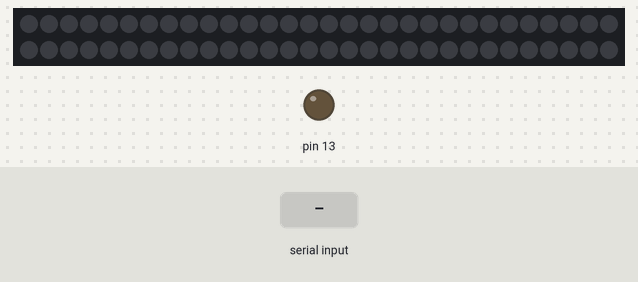
The sketch below on a simulated Arduino Uno, built with avr-gcc and run on an emulated ATmega328P. Parts: 60 RGB LEDs in strip order, left to right, continuing on the next row, output pins drawn as LEDs (lit = HIGH). Inputs (shaded band) come from the test bench. Dim RGB values are drawn brighter than linear; colours are those a GRB WS2812 strip shows for the declared byte order; random numbers use the default seed unless the sketch sets one; what the sketch prints to the serial monitor is not drawn.

Above: at 1.2 s.
1.3 s: "white" received over the second serial link
At 2.4 s:
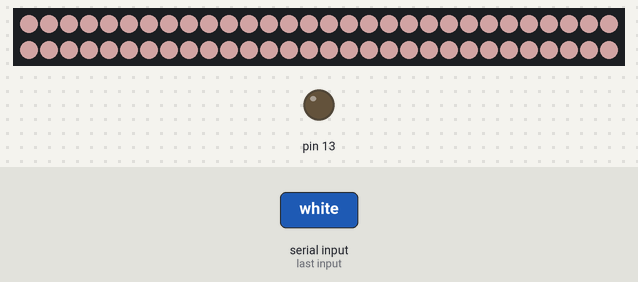
2.8 s: "warm white" received over the second serial link
At 3.2 s:
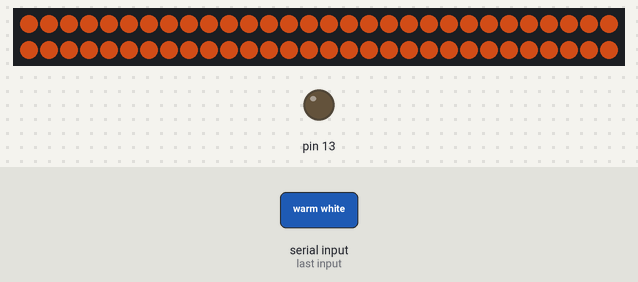
4.4 s: "sunrise" received over the second serial link
5.9 s: "max" received over the second serial link
At 6.7 s:
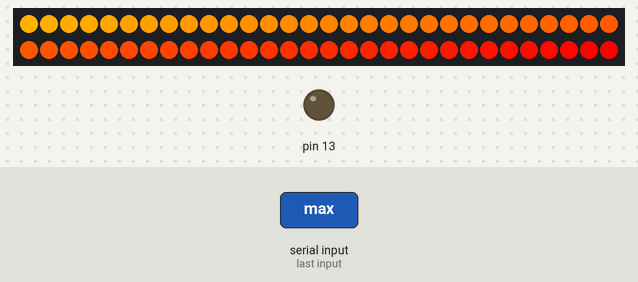
7.4 s: "down" received over the second serial link
Timing chart, 0 to 9.9 s (numbered marks = the images above; inputs shaded):
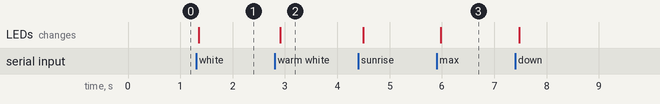

The sketch:

LedStripBluetooth.ino
```cpp
// import the necessary libraries
#include "FastLED.h"
#include <SoftwareSerial.h>

//define some variables
#define LEDPIN       6
#define LED_TYPE     WS2812B
#define NUM_LEDS     60
byte brightness = 120;
CRGB leds[NUM_LEDS];
SoftwareSerial mySerial(10, 11); // RX, TX
bool disco = 0;
bool change = 0;
unsigned int addedDelay = 50;
unsigned int rgbColour[3]; // On crée un tableau de 3 cases contenant les valeurs pour R, G et B

//<————————————————————————————SETUP————————————————————————————>
void setup()
{
  Serial.begin(9600);
  // On éteint la pin 13 (qui active la led "L" présente sur la UNO)
  pinMode(13, OUTPUT);
  digitalWrite(13, LOW);
  //start the receiver

  mySerial.begin(9600);

  //set up LED strip information
  FastLED.addLeds<LED_TYPE, LEDPIN>(leds, NUM_LEDS).setCorrection( TypicalSMD5050 );
  FastLED.setBrightness(brightness);

  // On commence en remplissant le rouge
  rgbColour[0] = 255;
  rgbColour[1] = 0;
  rgbColour[2] = 0;

}

//<—————————————————————————LOOP———————————————————————————————>
void loop() {
  String input;
  char(c);
  delay(addedDelay);

  if (disco == 1) {
    CRGB temp = leds[0];
    for(int i = 0; i < NUM_LEDS; i++) {
      if (i == NUM_LEDS-1) leds[i] = temp;
      else                 leds[i] = leds[i+1];
    }
    FastLED.show();
  }

  else if (change == 1) {
    for (int couleurDescendante = 0; couleurDescendante < 3; couleurDescendante += 1) {
      int couleurMontante = couleurDescendante == 2 ? 0 : couleurDescendante + 1; // Si couleurDescendante vaut 2 : couleurMontante devient 0, sinon il devient couleurDescendante + 1

      // On fait un échange entre descendante et montante
      for(int i = 0; i < 255; i += 1) {
        rgbColour[couleurDescendante] -= 1;
        rgbColour[couleurMontante] += 1;
        toutColorer(rgbColour[0], rgbColour[1], rgbColour[2]);
        delay(addedDelay);
        if (mySerial.available()) change=0;
      }
    }
  }

  while(mySerial.available())  {
    c = (char)mySerial.read();
    Serial.print(c);
    input += c;
    delay(10);
  }

  //FastLED.delay(10);
  input.trim(); // Permet de retirer les caracteres speciaux de la string de caractères
  //Serial.print(input);
  if (input == "white") {
    toutColorer(255, 200, 200);
    disco = 0;
    change = 0;
  }

  else if (input == "max") {
    brightness = 255;
    FastLED.setBrightness(brightness);
    FastLED.show();
  }

  else if (input == "warm white") {
    toutColorer(255, 95, 28);
    disco = 0;
    change = 0;
  }

  else if (input == "up") {
    if(brightness <= 245)   brightness += 10;
    else                    brightness = 255;
    FastLED.setBrightness(brightness);
    FastLED.show();
  }

  else if (input == "down") {
    if(brightness > 10)    brightness -= 10;
    else                    brightness = 5;
    FastLED.setBrightness(brightness);
    FastLED.show();
  }

  else if (input == "delay+") {
    addedDelay+=10;
  }

  else if (input == "delay-") {
    if (addedDelay >= 20) addedDelay-=10;
  }

  else if (input == "sunrise") {
    degrade(255, 0, 0, 255, 200, 0);
    disco = 0;
    change = 0;
  }

  else if (input == "toxic") {
    degrade(255, 80, 0, 0, 200, 20);
    disco = 0;
    change = 0;
  }

  else if (input == "night") {
    degrade(255, 0, 200, 0, 0, 150);
    disco = 0;
    change = 0;
  }

  else if (input == "star") {
    ajouterEtoile();
  }

  else if (input == "rainbow") {
    initialize_rainbow();
    disco = 0;
    change = 0;
  }

  else if (input == "off") {
    toutColorer(0,0,0);
    disco = 0;
    change = 0;
  }

  // 1 = rouge
  else if (input == "red") {
    toutColorer(255,0,0);
    disco = 0;
    change = 0;
  }

  // 2 = vert
  else if (input == "green") {
    toutColorer(0,255,0);
    disco = 0;
    change = 0;
  }

  // 3 = bleu
  else if (input  == "blue") {
    toutColorer(0,0,255);
    disco = 0;
    change = 0;
  }

  // 4 = magenta
  else if (input == "pink") {
    toutColorer(255,0,200);
    disco = 0;
    change = 0;
  }

  // 5 = Jaune
  else if (input  == "yellow") {
    toutColorer(255,140,0);
    disco = 0;
    change = 0;
  }

  // 6 = Cyan
  else if (input == "cyan") {
    toutColorer(0,255,255);
    disco = 0;
    change = 0;
  }

  // 7 = orange
  else if (input == "orange") {
    toutColorer(255, 80, 0);
    disco = 0;
    change = 0;
  }

  // 8 = violet
  else if (input == "purple") {
    toutColorer(150,0,200);
    disco = 0;
    change = 0;
  }

  // 9 = Turquoise
  else if (input == "turquoise") {
    toutColorer(0,255,80);
    disco = 0;
    change = 0;
  }

  // Mode couleurs qui se déplacent
  else if (input == "disco") {
    disco = !disco;
  }

  // Mode couleurs qui changent
  else if (input == "change") {
    change = 1;
    rgbColour[0] = 255;
    rgbColour[1] = 0;
    rgbColour[2] = 0;
  }
}

//<——————————————————————OTHER FUNCTIONS————————————————————>

void toutColorer(int r, int g, int b){
  for(int i = 0; i < NUM_LEDS; i++){
    leds[i] = CRGB(g, r, b);
  }
  FastLED.show();
}

// Permet d'avoir un dégradé orange -> jaune -> bleu
void sunset() {
   static uint8_t starthue = 0;
   fill_rainbow( leds + 5, NUM_LEDS - 5, --starthue, 20);
   FastLED.show();
}


/// Permet d'initialiser toutes les leds à une couleur d'intervalle. Fonctionne uniquement pour 60 LEDs
void initialize_rainbow() {
  int r = 255, g = 0, b = 0;
  leds[NUM_LEDS-1] = CRGB( g, r, b);
  for (int i = NUM_LEDS-2 ; i >= 0; --i) {
    if (i > 39)       {
      r -= 12;
      g += 12;
    }
    else if (i == 39) {
      r = 0;
      g = 255;
      b = 0;
    }
    else if (i > 19)  {
      g -= 12;
      b += 12;
    }
    else if (i == 19) {
      g = 0;
      b = 255 ;
    }
    else              {
      b -= 12;
      r += 12;
    }

    leds[i] = CRGB( g, r, b);
  }
  FastLED.show();
}

void degrade(int r1, int g1, int b1, int r2, int g2, int b2) {
  float diffR, diffG, diffB;
  diffR = (float)((r2-r1)/NUM_LEDS);
  diffG = (float)((g2-g1)/NUM_LEDS);
  diffB = (float)((b2-b1)/NUM_LEDS);

  int r, g, b;

  for(int i = NUM_LEDS-1; i >=0 ; i--) {
    leds[i] = CRGB(g1, r1, b1);
    r1+=diffR;
    g1+=diffG;
    b1+=diffB;
  }
  FastLED.show();
}

void ajouterEtoile() {
  long randomValue = 0;
  for(int i = 0; i < NUM_LEDS; i++){
    randomValue = random(0, 15);
    if(randomValue == 5)  leds[i] = CRGB(255,255,255);
  }
  FastLED.show();
}
```

Measured:
- after the input at 1.3 s, the LEDs: change after 0.06 s (image 1)
- after the input at 2.8 s, the LEDs: change after 0.11 s (image 2)
- after the input at 5.9 s, the LEDs: change after 0.08 s (image 3)
